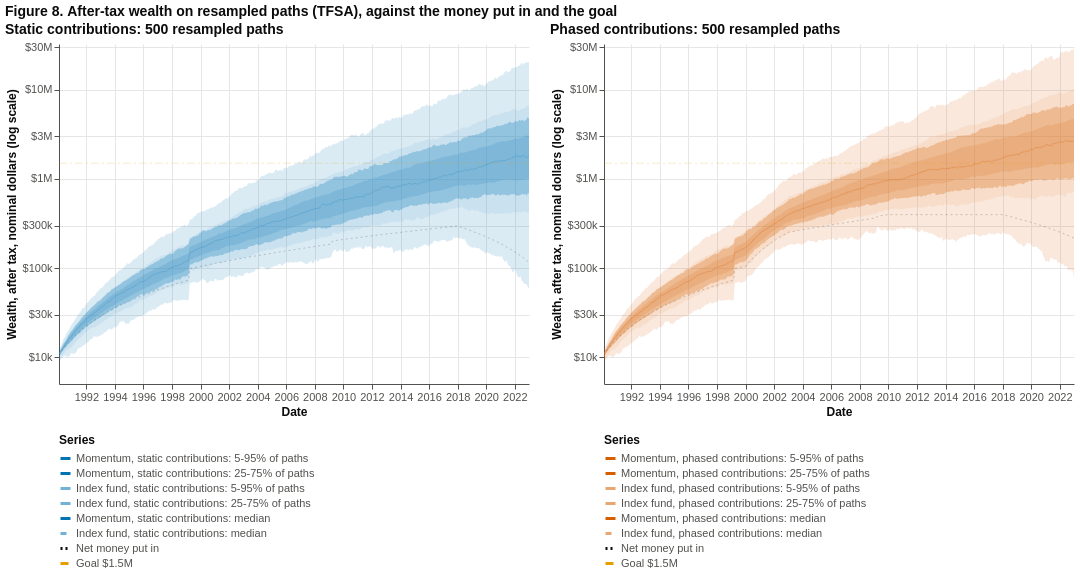

The notebook cell this image was saved under:
### Markdown cell above
**Figure 8.** The fan of 500 resampled paths in the TFSA, static schedule (left) and phased schedule (right), on a log scale: the median of the screen (solid) and of the index fund (dashed, lighter), the dark bands holding the middle half of paths (25th to 75th percentile) and the light bands holding 90% (5th to 95th), the net money put in (dotted) and the goal (amber). **Colour is the contribution schedule (blue for static, vermillion for phased); a solid line is the screen, a dashed lighter line of the same colour is the index fund that received the same dollars on the same days; the dotted line is the net money put in.** **Tooltip:** hovering shows the month, the money put in, and for each leg the median, the 25th, 75th, 5th and 95th percentiles. Hover over any mark for its exact values; drag to pan and scroll to zoom (JupyterLab or VS Code; elsewhere the picture is static).

### Code cell
FAN_TOP = 1.1 * max(float(mcs[s].fan[["strategy_p95", "index_p95"]].max().max()) for s in SCHEDS)
show(panels([pch.fan_chart(mcs[s], strategy_label=LEG[s, "screen"], index_label=LEG[s, "index"], y_domain=(5_000, FAN_TOP), width=470,
                           colors=pch.leg_colors(s), title=f"{sched_name(s).capitalize()}: {N_PATHS} resampled paths") for s in SCHEDS],
            "Figure 8. After-tax wealth on resampled paths (TFSA), against the money put in and the goal"))

### Figure 1 — Vega-Lite specification as saved in the notebook (floating-point values rounded to 4 significant figures; data arrays with more than 128 entries replaced by an {"elided": "..."} marker saying what was removed)
{"$schema": "https://vega.github.io/schema/vega-lite/v5.20.1.json", "config": {"axis": {"domainColor": "#52514e", "grid": true, "gridColor": "#E6E6E6", "labelColor": "#52514e", "labelFontSize": 11, "tickColor": "#52514e", "titleColor": "#0b0b0b", "titleFontSize": 12}, "legend": {"labelFontSize": 11, "titleFontSize": 12}, "title": {"anchor": "start", "color": "#0b0b0b", "fontSize": 14, "subtitleColor": "#52514e"}, "view": {"continuousHeight": 300, "continuousWidth": 300, "stroke": null}}, "datasets": {"data-bd947ffdce79e48932953322b84c4d82": {"elided": "396 records"}, "data-ff8c308364843d6e5d148209df534786": {"elided": "396 records"}}, "hconcat": [{"data": {"name": "data-ff8c308364843d6e5d148209df534786"}, "height": 340, "layer": [{"encoding": {"color": {"field": "series", "legend": {"columns": 1, "labelColor": "#52514e", "labelLimit": 420, "orient": "bottom", "symbolOpacity": 1, "symbolStrokeWidth": 3, "symbolType": "stroke", "title": "Series", "titleColor": "#0b0b0b"}, "scale": {"domain": ["Momentum, static contributions: 5-95% of paths", "Momentum, static contributions: 25-75% of paths", "Index fund, static contributions: 5-95% of paths", "Index fund, static contributions: 25-75% of paths", "Momentum, static contributions: median", "Index fund, static contributions: median", "Net money put in", "Goal $1.5M"], "range": ["#0072B2", "#0072B2", "#73B1D5", "#73B1D5", "#0072B2", "#73B1D5", "#0b0b0b", "#E69F00"]}, "sort": ["Momentum, static contributions: 5-95% of paths", "Momentum, static contributions: 25-75% of paths", "Index fund, static contributions: 5-95% of paths", "Index fund, static contributions: 25-75% of paths", "Momentum, static contributions: median", "Index fund, static contributions: median", "Net money put in", "Goal $1.5M"], "type": "nominal"}, "opacity": {"value": 0.14}, "x": {"axis": {"format": "%Y", "tickCount": 12}, "field": "date", "title": "Date", "type": "temporal"}, "y": {"axis": {"format": "$~s", "title": "Wealth, after tax, nominal dollars (log scale)", "values": [10000.0, 30000.0, 100000.0, 300000.0, 1000000.0, 3000000.0, 10000000.0, 30000000.0]}, "field": "index_p5", "scale": {"clamp": true, "domain": [5000, 32620000.0], "nice": false, "type": "log"}, "title": "Wealth, after tax, nominal dollars (log scale)", "type": "quantitative"}, "y2": {"field": "index_p95"}}, "mark": {"type": "area"}, "name": "view_14", "transform": [{"as": "series", "calculate": "\"Index fund, static contributions: 5-95% of paths\""}]}, {"encoding": {"color": {"field": "series", "legend": {"columns": 1, "labelColor": "#52514e", "labelLimit": 420, "orient": "bottom", "symbolOpacity": 1, "symbolStrokeWidth": 3, "symbolType": "stroke", "title": "Series", "titleColor": "#0b0b0b"}, "scale": {"domain": ["Momentum, static contributions: 5-95% of paths", "Momentum, static contributions: 25-75% of paths", "Index fund, static contributions: 5-95% of paths", "Index fund, static contributions: 25-75% of paths", "Momentum, static contributions: median", "Index fund, static contributions: median", "Net money put in", "Goal $1.5M"], "range": ["#0072B2", "#0072B2", "#73B1D5", "#73B1D5", "#0072B2", "#73B1D5", "#0b0b0b", "#E69F00"]}, "sort": ["Momentum, static contributions: 5-95% of paths", "Momentum, static contributions: 25-75% of paths", "Index fund, static contributions: 5-95% of paths", "Index fund, static contributions: 25-75% of paths", "Momentum, static contributions: median", "Index fund, static contributions: median", "Net money put in", "Goal $1.5M"], "type": "nominal"}, "opacity": {"value": 0.28}, "x": {"axis": {"format": "%Y", "tickCount": 12}, "field": "date", "title": "Date", "type": "temporal"}, "y": {"axis": {"format": "$~s", "title": "Wealth, after tax, nominal dollars (log scale)", "values": [10000.0, 30000.0, 100000.0, 300000.0, 1000000.0, 3000000.0, 10000000.0, 30000000.0]}, "field": "index_p25", "scale": {"clamp": true, "domain": [5000, 32620000.0], "nice": false, "type": "log"}, "title": "Wealth, after tax, nominal dollars (log scale)", "type": "quantitative"}, "y2": {"field": "index_p75"}}, "mark": {"type": "area"}, "transform": [{"as": "series", "calculate": "\"Index fund, static contributions: 25-75% of paths\""}]}, {"encoding": {"color": {"field": "series", "legend": {"columns": 1, "labelColor": "#52514e", "labelLimit": 420, "orient": "bottom", "symbolOpacity": 1, "symbolStrokeWidth": 3, "symbolType": "stroke", "title": "Series", "titleColor": "#0b0b0b"}, "scale": {"domain": ["Momentum, static contributions: 5-95% of paths", "Momentum, static contributions: 25-75% of paths", "Index fund, static contributions: 5-95% of paths", "Index fund, static contributions: 25-75% of paths", "Momentum, static contributions: median", "Index fund, static contributions: median", "Net money put in", "Goal $1.5M"], "range": ["#0072B2", "#0072B2", "#73B1D5", "#73B1D5", "#0072B2", "#73B1D5", "#0b0b0b", "#E69F00"]}, "sort": ["Momentum, static contributions: 5-95% of paths", "Momentum, static contributions: 25-75% of paths", "Index fund, static contributions: 5-95% of paths", "Index fund, static contributions: 25-75% of paths", "Momentum, static contributions: median", "Index fund, static contributions: median", "Net money put in", "Goal $1.5M"], "type": "nominal"}, "opacity": {"value": 0.14}, "x": {"axis": {"format": "%Y", "tickCount": 12}, "field": "date", "title": "Date", "type": "temporal"}, "y": {"axis": {"format": "$~s", "title": "Wealth, after tax, nominal dollars (log scale)", "values": [10000.0, 30000.0, 100000.0, 300000.0, 1000000.0, 3000000.0, 10000000.0, 30000000.0]}, "field": "strategy_p5", "scale": {"clamp": true, "domain": [5000, 32620000.0], "nice": false, "type": "log"}, "title": "Wealth, after tax, nominal dollars (log scale)", "type": "quantitative"}, "y2": {"field": "strategy_p95"}}, "mark": {"type": "area"}, "transform": [{"as": "series", "calculate": "\"Momentum, static contributions: 5-95% of paths\""}]}, {"encoding": {"color": {"field": "series", "legend": {"columns": 1, "labelColor": "#52514e", "labelLimit": 420, "orient": "bottom", "symbolOpacity": 1, "symbolStrokeWidth": 3, "symbolType": "stroke", "title": "Series", "titleColor": "#0b0b0b"}, "scale": {"domain": ["Momentum, static contributions: 5-95% of paths", "Momentum, static contributions: 25-75% of paths", "Index fund, static contributions: 5-95% of paths", "Index fund, static contributions: 25-75% of paths", "Momentum, static contributions: median", "Index fund, static contributions: median", "Net money put in", "Goal $1.5M"], "range": ["#0072B2", "#0072B2", "#73B1D5", "#73B1D5", "#0072B2", "#73B1D5", "#0b0b0b", "#E69F00"]}, "sort": ["Momentum, static contributions: 5-95% of paths", "Momentum, static contributions: 25-75% of paths", "Index fund, static contributions: 5-95% of paths", "Index fund, static contributions: 25-75% of paths", "Momentum, static contributions: median", "Index fund, static contributions: median", "Net money put in", "Goal $1.5M"], "type": "nominal"}, "opacity": {"value": 0.28}, "x": {"axis": {"format": "%Y", "tickCount": 12}, "field": "date", "title": "Date", "type": "temporal"}, "y": {"axis": {"format": "$~s", "title": "Wealth, after tax, nominal dollars (log scale)", "values": [10000.0, 30000.0, 100000.0, 300000.0, 1000000.0, 3000000.0, 10000000.0, 30000000.0]}, "field": "strategy_p25", "scale": {"clamp": true, "domain": [5000, 32620000.0], "nice": false, "type": "log"}, "title": "Wealth, after tax, nominal dollars (log scale)", "type": "quantitative"}, "y2": {"field": "strategy_p75"}}, "mark": {"type": "area"}, "transform": [{"as": "series", "calculate": "\"Momentum, static contributions: 25-75% of paths\""}]}, {"encoding": {"color": {"field": "series", "legend": {"columns": 1, "labelColor": "#52514e", "labelLimit": 420, "orient": "bottom", "symbolOpacity": 1, "symbolStrokeWidth": 3, "symbolType": "stroke", "title": "Series", "titleColor": "#0b0b0b"}, "scale": {"domain": ["Momentum, static contributions: 5-95% of paths", "Momentum, static contributions: 25-75% of paths", "Index fund, static contributions: 5-95% of paths", "Index fund, static contributions: 25-75% of paths", "Momentum, static contributions: median", "Index fund, static contributions: median", "Net money put in", "Goal $1.5M"], "range": ["#0072B2", "#0072B2", "#73B1D5", "#73B1D5", "#0072B2", "#73B1D5", "#0b0b0b", "#E69F00"]}, "sort": ["Momentum, static contributions: 5-95% of paths", "Momentum, static contributions: 25-75% of paths", "Index fund, static contributions: 5-95% of paths", "Index fund, static contributions: 25-75% of paths", "Momentum, static contributions: median", "Index fund, static contributions: median", "Net money put in", "Goal $1.5M"], "type": "nominal"}, "opacity": {"field": "series", "legend": null, "scale": {"domain": ["Momentum, static contributions: 5-95% of paths", "Momentum, static contributions: 25-75% of paths", "Index fund, static contributions: 5-95% of paths", "Index fund, static contributions: 25-75% of paths", "Momentum, static contributions: median", "Index fund, static contributions: median", "Net money put in", "Goal $1.5M"], "range": [0.14, 0.28, 0.14, 0.28, 1, 1, 1, 1]}, "type": "nominal"}, "strokeDash": {"field": "series", "legend": {"columns": 1, "labelColor": "#52514e", "labelLimit": 420, "orient": "bottom", "symbolOpacity": 1, "symbolStrokeWidth": 3, "symbolType": "stroke", "title": "Series", "titleColor": "#0b0b0b"}, "scale": {"domain": ["Momentum, static contributions: 5-95% of paths", "Momentum, static contributions: 25-75% of paths", "Index fund, static contributions: 5-95% of paths", "Index fund, static contributions: 25-75% of paths", "Momentum, static contributions: median", "Index fund, static contributions: median", "Net money put in", "Goal $1.5M"], "range": [[1, 0], [1, 0], [1, 0], [1, 0], [1, 0], [6, 4], [2, 3], [8, 3, 2, 3]]}, "type": "nominal"}, "strokeWidth": {"field": "series", "legend": null, "scale": {"domain": ["Momentum, static contributions: 5-95% of paths", "Momentum, static contributions: 25-75% of paths", "Index fund, static contributions: 5-95% of paths", "Index fund, static contributions: 25-75% of paths", "Momentum, static contributions: median", "Index fund, static contributions: median", "Net money put in", "Goal $1.5M"], "range": [1, 1, 1, 1, 2.6, 2.6, 1.8, 1.8]}, "type": "nominal"}, "x": {"axis": {"format": "%Y", "tickCount": 12}, "field": "date", "title": "Date", "type": "temporal"}, "y": {"field": "dollars", "scale": {"clamp": true, "domain": [5000, 32620000.0], "nice": false, "type": "log"}, "type": "quantitative"}}, "mark": {"type": "line"}, "transform": [{"as": ["key", "dollars"], "fold": ["index_p50", "strategy_p50", "contributed", "goal"]}, {"as": "series", "calculate": "{'index_p50':\"Index fund, static contributions: median\",'strategy_p50':\"Momentum, static contributions: median\",'contributed':\"Net money put in\",'goal':\"Goal $1.5M\"}[datum.key]"}]}, {"encoding": {"tooltip": [{"field": "date", "format": "%b %Y", "title": "Month", "type": "temporal"}, {"field": "contributed", "format": "$,.0f", "title": "Net money put in", "type": "quantitative"}, {"field": "strategy_p50", "format": "$,.0f", "title": "Momentum, static contributions: median", "type": "quantitative"}, {"field": "strategy_p25", "format": "$,.0f", "title": "Momentum, static contributions: 25th percentile", "type": "quantitative"}, {"field": "strategy_p75", "format": "$,.0f", "title": "Momentum, static contributions: 75th percentile", "type": "quantitative"}, {"field": "strategy_p5", "format": "$,.0f", "title": "Momentum, static contributions: 5th percentile", "type": "quantitative"}, {"field": "strategy_p95", "format": "$,.0f", "title": "Momentum, static contributions: 95th percentile", "type": "quantitative"}, {"field": "index_p50", "format": "$,.0f", "title": "Index fund, static contributions: median", "type": "quantitative"}, {"field": "index_p25", "format": "$,.0f", "title": "Index fund, static contributions: 25th percentile", "type": "quantitative"}, {"field": "index_p75", "format": "$,.0f", "title": "Index fund, static contributions: 75th percentile", "type": "quantitative"}, {"field": "index_p5", "format": "$,.0f", "title": "Index fund, static contributions: 5th percentile", "type": "quantitative"}, {"field": "index_p95", "format": "$,.0f", "title": "Index fund, static contributions: 95th percentile", "type": "quantitative"}], "x": {"field": "date", "type": "temporal"}}, "mark": {"color": "#52514e", "strokeWidth": 1.5, "type": "rule"}, "transform": [{"filter": {"empty": false, "param": "hover"}}]}, {"encoding": {"tooltip": [{"field": "date", "format": "%b %Y", "title": "Month", "type": "temporal"}, {"field": "contributed", "format": "$,.0f", "title": "Net money put in", "type": "quantitative"}, {"field": "strategy_p50", "format": "$,.0f", "title": "Momentum, static contributions: median", "type": "quantitative"}, {"field": "strategy_p25", "format": "$,.0f", "title": "Momentum, static contributions: 25th percentile", "type": "quantitative"}, {"field": "strategy_p75", "format": "$,.0f", "title": "Momentum, static contributions: 75th percentile", "type": "quantitative"}, {"field": "strategy_p5", "format": "$,.0f", "title": "Momentum, static contributions: 5th percentile", "type": "quantitative"}, {"field": "strategy_p95", "format": "$,.0f", "title": "Momentum, static contributions: 95th percentile", "type": "quantitative"}, {"field": "index_p50", "format": "$,.0f", "title": "Index fund, static contributions: median", "type": "quantitative"}, {"field": "index_p25", "format": "$,.0f", "title": "Index fund, static contributions: 25th percentile", "type": "quantitative"}, {"field": "index_p75", "format": "$,.0f", "title": "Index fund, static contributions: 75th percentile", "type": "quantitative"}, {"field": "index_p5", "format": "$,.0f", "title": "Index fund, static contributions: 5th percentile", "type": "quantitative"}, {"field": "index_p95", "format": "$,.0f", "title": "Index fund, static contributions: 95th percentile", "type": "quantitative"}], "x": {"field": "date", "type": "temporal"}, "y": {"field": "y", "type": "quantitative"}}, "mark": {"color": "#52514e", "filled": true, "opacity": 0, "size": 160, "type": "point"}, "name": "view_12"}, {"encoding": {"tooltip": [{"field": "date", "format": "%b %Y", "title": "Month", "type": "temporal"}, {"field": "contributed", "format": "$,.0f", "title": "Net money put in", "type": "quantitative"}, {"field": "strategy_p50", "format": "$,.0f", "title": "Momentum, static contributions: median", "type": "quantitative"}, {"field": "strategy_p25", "format": "$,.0f", "title": "Momentum, static contributions: 25th percentile", "type": "quantitative"}, {"field": "strategy_p75", "format": "$,.0f", "title": "Momentum, static contributions: 75th percentile", "type": "quantitative"}, {"field": "strategy_p5", "format": "$,.0f", "title": "Momentum, static contributions: 5th percentile", "type": "quantitative"}, {"field": "strategy_p95", "format": "$,.0f", "title": "Momentum, static contributions: 95th percentile", "type": "quantitative"}, {"field": "index_p50", "format": "$,.0f", "title": "Index fund, static contributions: median", "type": "quantitative"}, {"field": "index_p25", "format": "$,.0f", "title": "Index fund, static contributions: 25th percentile", "type": "quantitative"}, {"field": "index_p75", "format": "$,.0f", "title": "Index fund, static contributions: 75th percentile", "type": "quantitative"}, {"field": "index_p5", "format": "$,.0f", "title": "Index fund, static contributions: 5th percentile", "type": "quantitative"}, {"field": "index_p95", "format": "$,.0f", "title": "Index fund, static contributions: 95th percentile", "type": "quantitative"}], "x": {"field": "date", "type": "temporal"}, "y": {"field": "y", "type": "quantitative"}}, "mark": {"color": "#0b0b0b", "filled": true, "opacity": 1, "size": 60, "type": "point"}, "transform": [{"filter": {"empty": false, "param": "hover"}}]}], "title": "Static contributions: 500 resampled paths", "width": 470}, {"data": {"name": "data-bd947ffdce79e48932953322b84c4d82"}, "height": 340, "layer": [{"encoding": {"color": {"field": "series", "legend": {"columns": 1, "labelColor": "#52514e", "labelLimit": 420, "orient": "bottom", "symbolOpacity": 1, "symbolStrokeWidth": 3, "symbolType": "stroke", "title": "Series", "titleColor": "#0b0b0b"}, "scale": {"domain": ["Momentum, phased contributions: 5-95% of paths", "Momentum, phased contributions: 25-75% of paths", "Index fund, phased contributions: 5-95% of paths", "Index fund, phased contributions: 25-75% of paths", "Momentum, phased contributions: median", "Index fund, phased contributions: median", "Net money put in", "Goal $1.5M"], "range": ["#D55E00", "#D55E00", "#E8A673", "#E8A673", "#D55E00", "#E8A673", "#0b0b0b", "#E69F00"]}, "sort": ["Momentum, phased contributions: 5-95% of paths", "Momentum, phased contributions: 25-75% of paths", "Index fund, phased contributions: 5-95% of paths", "Index fund, phased contributions: 25-75% of paths", "Momentum, phased contributions: median", "Index fund, phased contributions: median", "Net money put in", "Goal $1.5M"], "type": "nominal"}, "opacity": {"value": 0.14}, "x": {"axis": {"format": "%Y", "tickCount": 12}, "field": "date", "title": "Date", "type": "temporal"}, "y": {"axis": {"format": "$~s", "title": "Wealth, after tax, nominal dollars (log scale)", "values": [10000.0, 30000.0, 100000.0, 300000.0, 1000000.0, 3000000.0, 10000000.0, 30000000.0]}, "field": "index_p5", "scale": {"clamp": true, "domain": [5000, 32620000.0], "nice": false, "type": "log"}, "title": "Wealth, after tax, nominal dollars (log scale)", "type": "quantitative"}, "y2": {"field": "index_p95"}}, "mark": {"type": "area"}, "name": "view_15", "transform": [{"as": "series", "calculate": "\"Index fund, phased contributions: 5-95% of paths\""}]}, {"encoding": {"color": {"field": "series", "legend": {"columns": 1, "labelColor": "#52514e", "labelLimit": 420, "orient": "bottom", "symbolOpacity": 1, "symbolStrokeWidth": 3, "symbolType": "stroke", "title": "Series", "titleColor": "#0b0b0b"}, "scale": {"domain": ["Momentum, phased contributions: 5-95% of paths", "Momentum, phased contributions: 25-75% of paths", "Index fund, phased contributions: 5-95% of paths", "Index fund, phased contributions: 25-75% of paths", "Momentum, phased contributions: median", "Index fund, phased contributions: median", "Net money put in", "Goal $1.5M"], "range": ["#D55E00", "#D55E00", "#E8A673", "#E8A673", "#D55E00", "#E8A673", "#0b0b0b", "#E69F00"]}, "sort": ["Momentum, phased contributions: 5-95% of paths", "Momentum, phased contributions: 25-75% of paths", "Index fund, phased contributions: 5-95% of paths", "Index fund, phased contributions: 25-75% of paths", "Momentum, phased contributions: median", "Index fund, phased contributions: median", "Net money put in", "Goal $1.5M"], "type": "nominal"}, "opacity": {"value": 0.28}, "x": {"axis": {"format": "%Y", "tickCount": 12}, "field": "date", "title": "Date", "type": "temporal"}, "y": {"axis": {"format": "$~s", "title": "Wealth, after tax, nominal dollars (log scale)", "values": [10000.0, 30000.0, 100000.0, 300000.0, 1000000.0, 3000000.0, 10000000.0, 30000000.0]}, "field": "index_p25", "scale": {"clamp": true, "domain": [5000, 32620000.0], "nice": false, "type": "log"}, "title": "Wealth, after tax, nominal dollars (log scale)", "type": "quantitative"}, "y2": {"field": "index_p75"}}, "mark": {"type": "area"}, "transform": [{"as": "series", "calculate": "\"Index fund, phased contributions: 25-75% of paths\""}]}, {"encoding": {"color": {"field": "series", "legend": {"columns": 1, "labelColor": "#52514e", "labelLimit": 420, "orient": "bottom", "symbolOpacity": 1, "symbolStrokeWidth": 3, "symbolType": "stroke", "title": "Series", "titleColor": "#0b0b0b"}, "scale": {"domain": ["Momentum, phased contributions: 5-95% of paths", "Momentum, phased contributions: 25-75% of paths", "Index fund, phased contributions: 5-95% of paths", "Index fund, phased contributions: 25-75% of paths", "Momentum, phased contributions: median", "Index fund, phased contributions: median", "Net money put in", "Goal $1.5M"], "range": ["#D55E00", "#D55E00", "#E8A673", "#E8A673", "#D55E00", "#E8A673", "#0b0b0b", "#E69F00"]}, "sort": ["Momentum, phased contributions: 5-95% of paths", "Momentum, phased contributions: 25-75% of paths", "Index fund, phased contributions: 5-95% of paths", "Index fund, phased contributions: 25-75% of paths", "Momentum, phased contributions: median", "Index fund, phased contributions: median", "Net money put in", "Goal $1.5M"], "type": "nominal"}, "opacity": {"value": 0.14}, "x": {"axis": {"format": "%Y", "tickCount": 12}, "field": "date", "title": "Date", "type": "temporal"}, "y": {"axis": {"format": "$~s", "title": "Wealth, after tax, nominal dollars (log scale)", "values": [10000.0, 30000.0, 100000.0, 300000.0, 1000000.0, 3000000.0, 10000000.0, 30000000.0]}, "field": "strategy_p5", "scale": {"clamp": true, "domain": [5000, 32620000.0], "nice": false, "type": "log"}, "title": "Wealth, after tax, nominal dollars (log scale)", "type": "quantitative"}, "y2": {"field": "strategy_p95"}}, "mark": {"type": "area"}, "transform": [{"as": "series", "calculate": "\"Momentum, phased contributions: 5-95% of paths\""}]}, {"encoding": {"color": {"field": "series", "legend": {"columns": 1, "labelColor": "#52514e", "labelLimit": 420, "orient": "bottom", "symbolOpacity": 1, "symbolStrokeWidth": 3, "symbolType": "stroke", "title": "Series", "titleColor": "#0b0b0b"}, "scale": {"domain": ["Momentum, phased contributions: 5-95% of paths", "Momentum, phased contributions: 25-75% of paths", "Index fund, phased contributions: 5-95% of paths", "Index fund, phased contributions: 25-75% of paths", "Momentum, phased contributions: median", "Index fund, phased contributions: median", "Net money put in", "Goal $1.5M"], "range": ["#D55E00", "#D55E00", "#E8A673", "#E8A673", "#D55E00", "#E8A673", "#0b0b0b", "#E69F00"]}, "sort": ["Momentum, phased contributions: 5-95% of paths", "Momentum, phased contributions: 25-75% of paths", "Index fund, phased contributions: 5-95% of paths", "Index fund, phased contributions: 25-75% of paths", "Momentum, phased contributions: median", "Index fund, phased contributions: median", "Net money put in", "Goal $1.5M"], "type": "nominal"}, "opacity": {"value": 0.28}, "x": {"axis": {"format": "%Y", "tickCount": 12}, "field": "date", "title": "Date", "type": "temporal"}, "y": {"axis": {"format": "$~s", "title": "Wealth, after tax, nominal dollars (log scale)", "values": [10000.0, 30000.0, 100000.0, 300000.0, 1000000.0, 3000000.0, 10000000.0, 30000000.0]}, "field": "strategy_p25", "scale": {"clamp": true, "domain": [5000, 32620000.0], "nice": false, "type": "log"}, "title": "Wealth, after tax, nominal dollars (log scale)", "type": "quantitative"}, "y2": {"field": "strategy_p75"}}, "mark": {"type": "area"}, "transform": [{"as": "series", "calculate": "\"Momentum, phased contributions: 25-75% of paths\""}]}, {"encoding": {"color": {"field": "series", "legend": {"columns": 1, "labelColor": "#52514e", "labelLimit": 420, "orient": "bottom", "symbolOpacity": 1, "symbolStrokeWidth": 3, "symbolType": "stroke", "title": "Series", "titleColor": "#0b0b0b"}, "scale": {"domain": ["Momentum, phased contributions: 5-95% of paths", "Momentum, phased contributions: 25-75% of paths", "Index fund, phased contributions: 5-95% of paths", "Index fund, phased contributions: 25-75% of paths", "Momentum, phased contributions: median", "Index fund, phased contributions: median", "Net money put in", "Goal $1.5M"], "range": ["#D55E00", "#D55E00", "#E8A673", "#E8A673", "#D55E00", "#E8A673", "#0b0b0b", "#E69F00"]}, "sort": ["Momentum, phased contributions: 5-95% of paths", "Momentum, phased contributions: 25-75% of paths", "Index fund, phased contributions: 5-95% of paths", "Index fund, phased contributions: 25-75% of paths", "Momentum, phased contributions: median", "Index fund, phased contributions: median", "Net money put in", "Goal $1.5M"], "type": "nominal"}, "opacity": {"field": "series", "legend": null, "scale": {"domain": ["Momentum, phased contributions: 5-95% of paths", "Momentum, phased contributions: 25-75% of paths", "Index fund, phased contributions: 5-95% of paths", "Index fund, phased contributions: 25-75% of paths", "Momentum, phased contributions: median", "Index fund, phased contributions: median", "Net money put in", "Goal $1.5M"], "range": [0.14, 0.28, 0.14, 0.28, 1, 1, 1, 1]}, "type": "nominal"}, "strokeDash": {"field": "series", "legend": {"columns": 1, "labelColor": "#52514e", "labelLimit": 420, "orient": "bottom", "symbolOpacity": 1, "symbolStrokeWidth": 3, "symbolType": "stroke", "title": "Series", "titleColor": "#0b0b0b"}, "scale": {"domain": ["Momentum, phased contributions: 5-95% of paths", "Momentum, phased contributions: 25-75% of paths", "Index fund, phased contributions: 5-95% of paths", "Index fund, phased contributions: 25-75% of paths", "Momentum, phased contributions: median", "Index fund, phased contributions: median", "Net money put in", "Goal $1.5M"], "range": [[1, 0], [1, 0], [1, 0], [1, 0], [1, 0], [6, 4], [2, 3], [8, 3, 2, 3]]}, "type": "nominal"}, "strokeWidth": {"field": "series", "legend": null, "scale": {"domain": ["Momentum, phased contributions: 5-95% of paths", "Momentum, phased contributions: 25-75% of paths", "Index fund, phased contributions: 5-95% of paths", "Index fund, phased contributions: 25-75% of paths", "Momentum, phased contributions: median", "Index fund, phased contributions: median", "Net money put in", "Goal $1.5M"], "range": [1, 1, 1, 1, 2.6, 2.6, 1.8, 1.8]}, "type": "nominal"}, "x": {"axis": {"format": "%Y", "tickCount": 12}, "field": "date", "title": "Date", "type": "temporal"}, "y": {"field": "dollars", "scale": {"clamp": true, "domain": [5000, 32620000.0], "nice": false, "type": "log"}, "type": "quantitative"}}, "mark": {"type": "line"}, "transform": [{"as": ["key", "dollars"], "fold": ["index_p50", "strategy_p50", "contributed", "goal"]}, {"as": "series", "calculate": "{'index_p50':\"Index fund, phased contributions: median\",'strategy_p50':\"Momentum, phased contributions: median\",'contributed':\"Net money put in\",'goal':\"Goal $1.5M\"}[datum.key]"}]}, {"encoding": {"tooltip": [{"field": "date", "format": "%b %Y", "title": "Month", "type": "temporal"}, {"field": "contributed", "format": "$,.0f", "title": "Net money put in", "type": "quantitative"}, {"field": "strategy_p50", "format": "$,.0f", "title": "Momentum, phased contributions: median", "type": "quantitative"}, {"field": "strategy_p25", "format": "$,.0f", "title": "Momentum, phased contributions: 25th percentile", "type": "quantitative"}, {"field": "strategy_p75", "format": "$,.0f", "title": "Momentum, phased contributions: 75th percentile", "type": "quantitative"}, {"field": "strategy_p5", "format": "$,.0f", "title": "Momentum, phased contributions: 5th percentile", "type": "quantitative"}, {"field": "strategy_p95", "format": "$,.0f", "title": "Momentum, phased contributions: 95th percentile", "type": "quantitative"}, {"field": "index_p50", "format": "$,.0f", "title": "Index fund, phased contributions: median", "type": "quantitative"}, {"field": "index_p25", "format": "$,.0f", "title": "Index fund, phased contributions: 25th percentile", "type": "quantitative"}, {"field": "index_p75", "format": "$,.0f", "title": "Index fund, phased contributions: 75th percentile", "type": "quantitative"}, {"field": "index_p5", "format": "$,.0f", "title": "Index fund, phased contributions: 5th percentile", "type": "quantitative"}, {"field": "index_p95", "format": "$,.0f", "title": "Index fund, phased contributions: 95th percentile", "type": "quantitative"}], "x": {"field": "date", "type": "temporal"}}, "mark": {"color": "#52514e", "strokeWidth": 1.5, "type": "rule"}, "transform": [{"filter": {"empty": false, "param": "hover"}}]}, {"encoding": {"tooltip": [{"field": "date", "format": "%b %Y", "title": "Month", "type": "temporal"}, {"field": "contributed", "format": "$,.0f", "title": "Net money put in", "type": "quantitative"}, {"field": "strategy_p50", "format": "$,.0f", "title": "Momentum, phased contributions: median", "type": "quantitative"}, {"field": "strategy_p25", "format": "$,.0f", "title": "Momentum, phased contributions: 25th percentile", "type": "quantitative"}, {"field": "strategy_p75", "format": "$,.0f", "title": "Momentum, phased contributions: 75th percentile", "type": "quantitative"}, {"field": "strategy_p5", "format": "$,.0f", "title": "Momentum, phased contributions: 5th percentile", "type": "quantitative"}, {"field": "strategy_p95", "format": "$,.0f", "title": "Momentum, phased contributions: 95th percentile", "type": "quantitative"}, {"field": "index_p50", "format": "$,.0f", "title": "Index fund, phased contributions: median", "type": "quantitative"}, {"field": "index_p25", "format": "$,.0f", "title": "Index fund, phased contributions: 25th percentile", "type": "quantitative"}, {"field": "index_p75", "format": "$,.0f", "title": "Index fund, phased contributions: 75th percentile", "type": "quantitative"}, {"field": "index_p5", "format": "$,.0f", "title": "Index fund, phased contributions: 5th percentile", "type": "quantitative"}, {"field": "index_p95", "format": "$,.0f", "title": "Index fund, phased contributions: 95th percentile", "type": "quantitative"}], "x": {"field": "date", "type": "temporal"}, "y": {"field": "y", "type": "quantitative"}}, "mark": {"color": "#52514e", "filled": true, "opacity": 0, "size": 160, "type": "point"}, "name": "view_13"}, {"encoding": {"tooltip": [{"field": "date", "format": "%b %Y", "title": "Month", "type": "temporal"}, {"field": "contributed", "format": "$,.0f", "title": "Net money put in", "type": "quantitative"}, {"field": "strategy_p50", "format": "$,.0f", "title": "Momentum, phased contributions: median", "type": "quantitative"}, {"field": "strategy_p25", "format": "$,.0f", "title": "Momentum, phased contributions: 25th percentile", "type": "quantitative"}, {"field": "strategy_p75", "format": "$,.0f", "title": "Momentum, phased contributions: 75th percentile", "type": "quantitative"}, {"field": "strategy_p5", "format": "$,.0f", "title": "Momentum, phased contributions: 5th percentile", "type": "quantitative"}, {"field": "strategy_p95", "format": "$,.0f", "title": "Momentum, phased contributions: 95th percentile", "type": "quantitative"}, {"field": "index_p50", "format": "$,.0f", "title": "Index fund, phased contributions: median", "type": "quantitative"}, {"field": "index_p25", "format": "$,.0f", "title": "Index fund, phased contributions: 25th percentile", "type": "quantitative"}, {"field": "index_p75", "format": "$,.0f", "title": "Index fund, phased contributions: 75th percentile", "type": "quantitative"}, {"field": "index_p5", "format": "$,.0f", "title": "Index fund, phased contributions: 5th percentile", "type": "quantitative"}, {"field": "index_p95", "format": "$,.0f", "title": "Index fund, phased contributions: 95th percentile", "type": "quantitative"}], "x": {"field": "date", "type": "temporal"}, "y": {"field": "y", "type": "quantitative"}}, "mark": {"color": "#0b0b0b", "filled": true, "opacity": 1, "size": 60, "type": "point"}, "transform": [{"filter": {"empty": false, "param": "hover"}}]}], "title": "Phased contributions: 500 resampled paths", "width": 470}], "params": [{"name": "hover", "select": {"clear": "pointerout", "fields": ["date"], "nearest": true, "on": "pointerover", "type": "point"}, "views": ["view_12", "view_13"]}, {"bind": "scales", "name": "param_7", "select": {"encodings": ["x"], "type": "interval"}, "views": ["view_14"]}, {"bind": "scales", "name": "param_8", "select": {"encodings": ["x"], "type": "interval"}, "views": ["view_15"]}], "resolve": {"scale": {"color": "independent", "strokeDash": "independent"}}, "title": "Figure 8. After-tax wealth on resampled paths (TFSA), against the money put in and the goal"}
